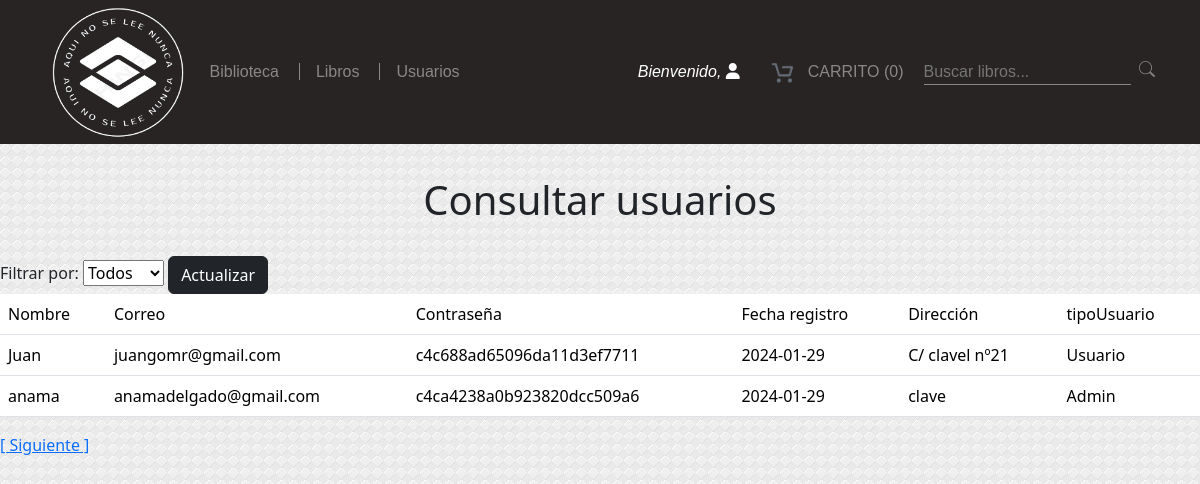
The page /Biblioteca/usuario.php on the database its author committed.
### tables this page shows
CREATE TABLE `usuario` (
  `nombreUsuario` varchar(100) NOT NULL,
  `correo` varchar(100) NOT NULL,
  `password` varchar(25) NOT NULL,
  `fechaReg` date NOT NULL,
  `direccion` varchar(200) DEFAULT NULL,
  `idUsuario` int(6) NOT NULL,
  `tipoUsuario` set('Usuario','Admin') DEFAULT NULL
);

### Biblioteca/usuario.php (the view, shortened to what this page needs)
<?php
$filtro = "";
$respuesta = "";
$paginaActual = isset($_GET['pagina']) ? $_GET['pagina'] : 1;
$resultadosPorPagina = 5;
$inicioFila = ($paginaActual - 1) * $resultadosPorPagina;
?>
<!DOCTYPE html>
<html lang="es">
<head>
    <link href="https://cdn.jsdelivr.net/npm/bootstrap@5.3.2/dist/css/bootstrap.min.css" rel="stylesheet"
 />
    <link href="css/estilos.css" rel="stylesheet">
    <link rel="stylesheet" href="https://cdnjs.cloudflare.com/ajax/libs/font-awesome/6.5.1/css/all.min.css"
 />
</head>
<body>
    <header>
        <nav>
            <ul class="UlMenuTop ">
                <img class="logo" src="imagenes/logoBiblioteca-removebg-preview.png">
                <li class="listasMenuTop"><a class="sinBarraVertical" href="index.php">Biblioteca</a></li>
                <li class="listasMenuTop"><a class="enlacesMenuTop" href="Libros.php">Libros</a></li>
                <li class="listasMenuTop"><a class="enlacesMenuTop" href="usuario.php">Usuarios</a></li>
                <?php
                include "conectarBBDD.php";
                session_start(); ?>
                <li class="push-right">Bienvenido,
                    <i class="fa-solid fa-user"></i>
                </li>
                <div class="carro">
                    <img class="carrito" src="imagenes/carrito-removebg-preview.png">
                    <li class="listasMenuTop"><a class="sinBarraVertical" href="#">CARRITO (0)</a></li>
                </div>
                <div class="buscador">
                    <form>
                        <input type="text" placeholder="Buscar libros..." />
                    </form>
                    <img class="lupa" src="imagenes/lupa-removebg-preview.png">
                </div>
            </ul>
        </nav>
    </header>
    <h1 style="text-align:center; margin-top: 2rem; margin-bottom: 2rem;">Consultar usuarios</h1>
    <form action="" method="post">
        <label for="usuario">Filtrar por: </label>
        <select name="usuario">
            <option value="todos" <?php if ($respuesta == "todos")
                echo "selected"; ?>>Todos</option>
        </select>
        <input class="btn btn-dark" type="submit" value="Actualizar" name="actualizar">
    </form>
    <table>
        <table class="table">
            <thead>
                <tr>
                    <td scope="col">Nombre</td>
                    <td scope="col">Correo</td>
                    <td scope="col">Contraseña</td>
                    <td scope="col">Fecha registro</td>
                    <td scope="col">Dirección</td>
                    <td scope="col">tipoUsuario</td>
                </tr>
            </thead>
            <tbody>
                <?php
                $query = "SELECT * FROM usuario " . $filtro . "LIMIT $inicioFila, $resultadosPorPagina";
                $resultado = mysqli_query($conn, $query);
                while ($fila = mysqli_fetch_assoc($resultado)) {
                    ?>
                    <tr>
                        <td>
                            <?php echo $fila['nombreUsuario'] ?>
                        </td>
                        <td>
                            <?php echo $fila['correo'] ?>
                        </td>
                        <td>
                            <?php echo $fila['password'] ?>
                        </td>
                        <td>
                            <?php echo $fila['fechaReg'] ?>
                        </td>
                        <td>
                            <?php echo $fila['direccion'] ?>
                        </td>
                        <td>
                            <?php echo $fila['tipoUsuario'] ?>
                        </td>
                        <?php
                }
                ?>
            </tbody>
        </table>
        <?php
        if ($paginaActual == 1) {
            $paginaSiguiente = $paginaActual + 1;
            echo "<a href='?pagina=$paginaSiguiente'>[ Siguiente ]</a>";
        }
        ?>
</body>
</html>

### Biblioteca/css/estilos.css (style rules this page uses)
* { margin: 0; padding: 0; font-size: 1rem; }
body { background-image: url(../imagenes/triangles_pattern.webp); }
.UlMenuTop { display: flex; align-items: center; justify-content: space-evenly; gap: 20px; padding-right: 3.5em; padding-left: 3.5em; font-family: Verdana, Geneva, sans-serif; font-size: small; background-color: #282424; height: 18vh; margin: 0; }
.push-right { margin-left: auto; list-style: none; color: white; font-style: italic; }
.listasMenuTop { list-style: none; }
.enlacesMenuTop { text-align: center; text-decoration: none; color: #8a8788; border-left: 1px solid #8a8788; padding-left: 1em; }
.sinBarraVertical { border-left: none; text-decoration: none; color: #8a8788; cursor: pointer; }
.carrito { width: 3em; height: 3em; position: relative; outline: none; }
.carro { display: flex; flex-direction: row; flex-wrap: wrap; align-content: center; justify-content: center; align-items: center; }
.logo { width: 9rem; height: 9rem; }
li a { text-align: center; text-decoration: none; color: #8a8788; }
input { background-color: transparent; border: none; border-bottom: 1px solid #8a8788; color: white; text-align: left; }
.lupa { width: 1em; height: 1em; position: relative; margin-left: 0.5rem; }
.buscador { display: flex; justify-content: center; align-items: baseline; flex-wrap: wrap; flex-direction: row; align-content: center; }

### rows shown on the page
usuario: nombreUsuario "Juan", correo "juangomr@gmail.com", password "c4c688ad65096da11d3ef7711", fechaReg "2024-01-29", direccion "C/ clavel nº21", tipoUsuario "Usuario"
usuario: nombreUsuario "anama", correo "anamadelgado@gmail.com", password "c4ca4238a0b923820dcc509a6", fechaReg "2024-01-29", direccion "clave", tipoUsuario "Admin"
